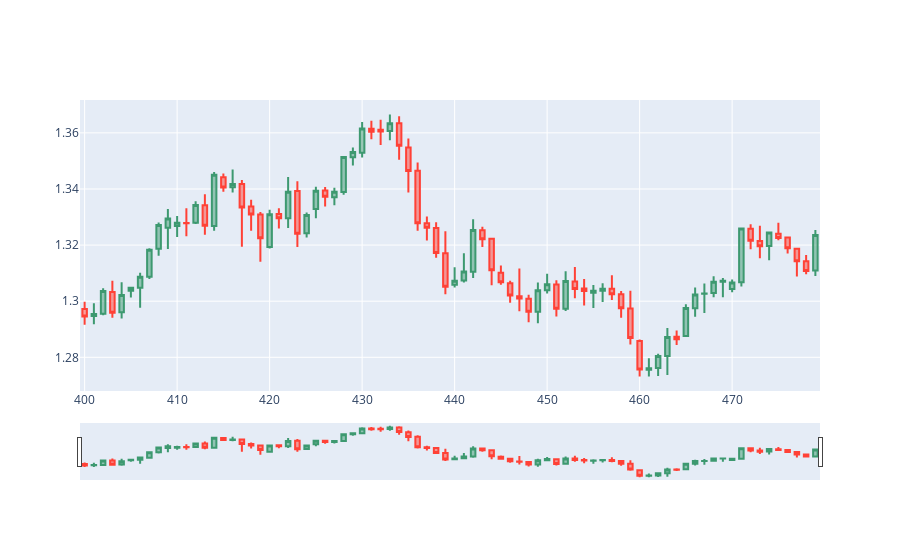

The notebook cell saved with this chart:
### Code cell
dfpl = df[400:480]
import plotly.graph_objects as go
from datetime import datetime

fig = go.Figure(data=[go.Candlestick(x=dfpl.index,
                open=dfpl['open'],
                high=dfpl['high'],
                low=dfpl['low'],
                close=dfpl['close'])])

fig.show()
